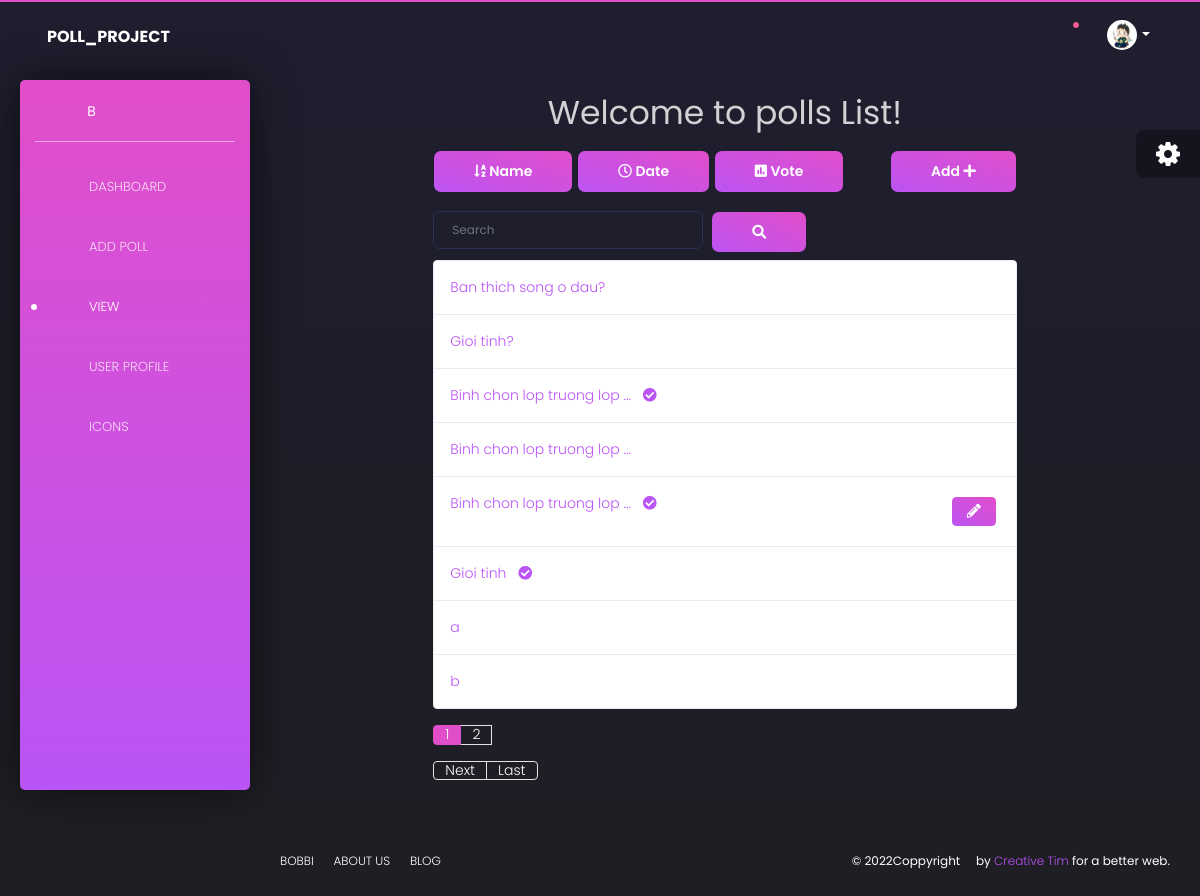
The app's page / (signed in) with its own data.
### poll/models.py (models this page shows, shortened)
class User(AbstractUser):
    profile_pic = models.ImageField(upload_to='profile_pic/')
    def __str__(self):
        return self.username

class Poll(models.Model):
    owner = models.ForeignKey(User, on_delete=models.CASCADE)
    text = models.TextField()
    pub_date = models.DateTimeField(default=timezone.now)
    active = models.BooleanField(default=True)

### poll/views.py (the view)
# urls.py: path('', view, name="index"),
def view(request):
    all_polls = Poll.objects.all()
    search_term = ''
    if 'name' in request.GET:
        all_polls = all_polls.order_by('text')
    if 'date' in request.GET:
        all_polls = all_polls.order_by('pub_date')
    if 'vote' in request.GET:
        all_polls = all_polls.annotate(Count('vote')).order_by('vote__count')
    if 'search' in request.GET:
        search_term = request.GET['search']
        all_polls = all_polls.filter(text__icontains=search_term)
    so_pag = 8
    paginator = Paginator(all_polls, so_pag)
    page = request.GET.get('page')
    polls = paginator.get_page(page)
    get_dict_copy = request.GET.copy()
    params = get_dict_copy.pop('page', True) and get_dict_copy.urlencode()
    print(ceil(paginator.count/so_pag))
    pag = []
    for i in range(1,ceil(paginator.count/so_pag)+1):
        pag.append(i)
    context = {
        'pag': pag,
        'polls': polls,
        'params': params,
        'search_term': search_term,
    }
    return render(request, 'home/view.html', context)

### poll/templates/home/view.html (shortened to what this page needs)
{% extends 'home/base.html' %}
{% block nav %}
<ul class="nav">
    <li class="">
        <a href="{% url 'index' %}">
            <i class="tim-icons icon-chart-pie-36"></i>
            <p>Dashboard</p>
        </a>
    </li>
    {% if user.is_authenticated %}
    <li>
        <a href="{% url 'poll' %} ">
            <i class="tim-icons icon-atom"></i>
            <p>Add Poll</p>
        </a>
    </li>
    {% endif %}
    <li class="active">
        <a href="{% url 'view' %}">
            <i class="tim-icons icon-pin"></i>
            <p>View</p>
        </a>
    </li>
    {% if user.is_authenticated %}
    <li>
        <a href="{% url 'profile' user.username %}">
            <i class="tim-icons icon-single-02"></i>
            <p>User Profile</p>
        </a>
    </li>
    {% endif %}
    <li class="">
        <a href="{% url 'icons' %}">
            <i class="tim-icons icon-atom"></i>
            <p>Icons</p>
        </a>
    </li>
</ul>
{% endblock nav %}
{% block content %}
<div class="content">
    <div class="row">
        <div class="col-md-8 offset-sm-2">
            <h1 class="text-center mt-3 mb-3">Welcome to polls List!</h1>
            <a class="btn btn-{% if 'name' in request.GET %}warning{% else %}primary{% endif %} mb-3 text-white"
                href="?name=True" role="button"><i class="fas fa-sort-alpha-down"></i>
                Name</a>
            <a class="btn btn-{% if 'date' in request.GET %}warning{% else %}primary{% endif %} mb-3 text-white"
                href="?date=True" role="button"><i class="far fa-clock"></i> Date</a>
            <a class="btn btn-{% if 'vote' in request.GET %}warning{% else %}primary{% endif %} mb-3 text-white"
                href="?vote=True" role="button"><i class="fas fa-poll"></i> Vote</a>
            <a class="btn btn-primary mb-3 float-right text-white" href="{% url 'poll' %}" role="button">Add <i
                    class="fas fa-plus"></i></a>
            <form class="form-inline">
                <div class="form-group mr-sm-2 mb-2">
                    <input type="search" class="form-control" name="search" placeholder="Search" value={{ search_term }}>
                </div>
                <button type="submit" class="btn btn-primary mb-2"><i class="fas fa-search"></i></button>
            </form>
            <div class="dark">
                <ul class="list-group">
                    {% for poll in polls %}
                    <li class="list-group-item"><a href="{% url 'detail' poll.id %}">{{ poll.text|truncatewords:5 }}
                            {% if not poll.active%}
                            <i class="fas fa-check-circle ml-2"></i>
                            {% endif %}
                        </a>
                        {% if request.user == poll.owner %}
                        <a href="{% url 'edit' poll.id %}" class="mr-3" data-toggle="tooltip" data-placement="top"
                            title="Edit Poll"><i
                                class="fas fa-pencil-alt float-right btn btn-primary btn-sm mr-1"></i></a>
                        {% endif %}
                    </li>
                    {% endfor %}
                </ul>
                <nav class="mt-3">
                    <ul class="pagination">
                        {% for i in pag %}
                        {% if i == polls.number %}
                        <li class="page-item active"><a class="page-link" href="">{{ i }}</a></li>
                        {% else %}
                        <li class="page-item"><a class="page-link" href="?page={{i}}&{{ params }}">{{ i }}</a></li>
                        {% endif %}
                        {% endfor %}
                    </ul>
                </nav>
                <nav class="mt-3">
                    <ul class="pagination">
                        {% if polls.has_next %}
                        <li class="page-item"><a class="page-link"
                                href="?page={{ polls.next_page_number }}&{{ params }}">Next</a></li>
                        <li class="page-item"><a class="page-link"
                                href="?page={{ polls.paginator.num_pages }}&{{ params }}">Last</a></li>
                        {% endif %}
                    </ul>
                </nav>
            </div>
        </div>
    </div>
</div>
{% endblock content %}

### poll/templates/home/base.html (shortened to what this page needs)
<!DOCTYPE html>
{% load static %}
<html lang="en">
<head>
    <link rel="stylesheet" href="https://stackpath.bootstrapcdn.com/bootstrap/4.3.1/css/bootstrap.min.css"
>
    <link rel="stylesheet" href="{% static 'styleChar.css' %} " type="text/css">
    <link rel="stylesheet" type="text/css" href="{% static 'style.css' %}" />
    <link href="https://use.fontawesome.com/releases/v5.0.6/css/all.css" rel="stylesheet">
    <link href="{% static 'css/nucleo-icons.css' %}" rel="stylesheet" />
    <link href="{% static 'css/black-dashboard.css' %}" rel="stylesheet" />
    <link href="{% static 'demo/demo.css' %}" rel="stylesheet" />
    <link href="https://maxcdn.bootstrapcdn.com/font-awesome/4.3.0/css/font-awesome.min.css" rel="stylesheet">
    <link href="{% static 'profile.css' %} " rel="stylesheet">
</head>
<body class="">
    <div class="wrapper">
        <div class="sidebar">
            <div class="sidebar-wrapper">
                {% if user.is_authenticated %}
                <div class="logo">
                    <a href="javascript:void(0)" class="simple-text logo-mini">
                    </a>
                    {% if user.is_authenticated %}
                    <a href="javascript:void(0)" class="simple-text logo-normal">
                        {{user.username}}
                    </a>
                    {% endif %}
                </div>
                {% endif %}
                {% block nav %}{% endblock nav %}
            </div>
        </div>
        <div class="main-panel">
            <nav class="navbar navbar-expand-lg navbar-absolute navbar-transparent">
                <div class="container-fluid">
                    <div class="navbar-wrapper">
                        <a class="navbar-brand" href="javascript:void(0)">POLL_PROJECT</a>
                    </div>
                    <div class="collapse navbar-collapse" id="navigation">
                        <ul class="navbar-nav ml-auto">
                            {% if user.is_authenticated %}
                            <li class="search-bar input-group">
                                {% else %}
                            <li class="search-bar">
                                {% endif %}
                                <button class="btn btn-link" id="search-button" data-toggle="modal"
                                    data-target="#searchModal"><i class="tim-icons icon-zoom-split"></i>
                                </button>
                            </li>
                            <li class="dropdown nav-item">
                                <a href="javascript:void(0)" class="dropdown-toggle nav-link" data-toggle="dropdown">
                                    <div class="notification d-none d-lg-block d-xl-block"></div>
                                    <i class="tim-icons icon-sound-wave"></i>
                                </a>
                            </li>
                            {% if not user.is_authenticated %}
                            <li class="nav-item">
                                <a href="{% url 'login' %} " class="nav-link"> Dang Nhap </a>
                            </li>
                            <li class="nav-item">
                                <a href="{% url 'register' %} " class="nav-link"> Dang Ki </a>
                            </li>
                            {% else %}
                            <li class="dropdown nav-item">
                                <a href="#" class="dropdown-toggle nav-link" data-toggle="dropdown">
                                    <div class="photo">
                                        <img src="{{user.profile_pic.url}}" alt="Profile Photo">
                                    </div>
                                    <b class="caret d-none d-lg-block d-xl-block"></b>
                                </a>
                            </li>
                            {% endif %}
                        </ul>
                    </div>
                </div>
            </nav>
            {% block content %}
            {% endblock content %}
            <footer class="footer">
                <div class="container-fluid">
                    <ul class="nav">
                        <li class="nav-item">
                            <a href="javascript:void(0)" class="nav-link">
                                Bobbi
                            </a>
                        </li>
                        <li class="nav-item">
                            <a href="javascript:void(0)" class="nav-link">
                                About Us
                            </a>
                        </li>
                        <li class="nav-item">
                            <a href="javascript:void(0)" class="nav-link">
                                Blog
                            </a>
                        </li>
                    </ul>
                    <div class="copyright">
                        ©
                        Coppyright <i class="tim-icons icon-heart-2"></i> by
                        <a href="javascript:void(0)" target="_blank">Creative Tim</a> for a better web.
                    </div>
                </div>
            </footer>
        </div>
    </div>
    <div class="fixed-plugin">
        <div class="dropdown show-dropdown">
            <a href="#" data-toggle="dropdown">
                <i class="fa fa-cog fa-2x"> </i>
            </a>
        </div>
    </div>
</body>
</html>

### poll/static/styleChar.css (style rules this page uses)
body { font-family: "Open Sans", Arial; background: #EDEDED; }
p { margin-top: 2rem; font-size: 13px; }

### poll/static/style.css (style rules this page uses)
.navbar-default, .btn, .form-control, .panel { border-radius: 0; }
a.navbar-brand, .panel-title { font-weight: bolder; }

### poll/static/profile.css (style rules this page uses)
body { background: #654ea3; background: linear-gradient(to right, #e96443, #904e95); min-height: 100vh; overflow-x: hidden }

### records on screen
User: username "B", profile_pic (picture)
Poll: text "Ban thich song o dau?"
Poll: text "Gioi tinh?"
Poll: text "Binh chon lop truong lop …", active False (drawn)
Poll: text "Binh chon lop truong lop …"
Poll: text "Binh chon lop truong lop …", active False (drawn)
Poll: text "Gioi tinh", active False (drawn)
Poll: text "a"
Poll: text "b"

### other values on screen
{{ i }} "1"
{{ i }} "2"
